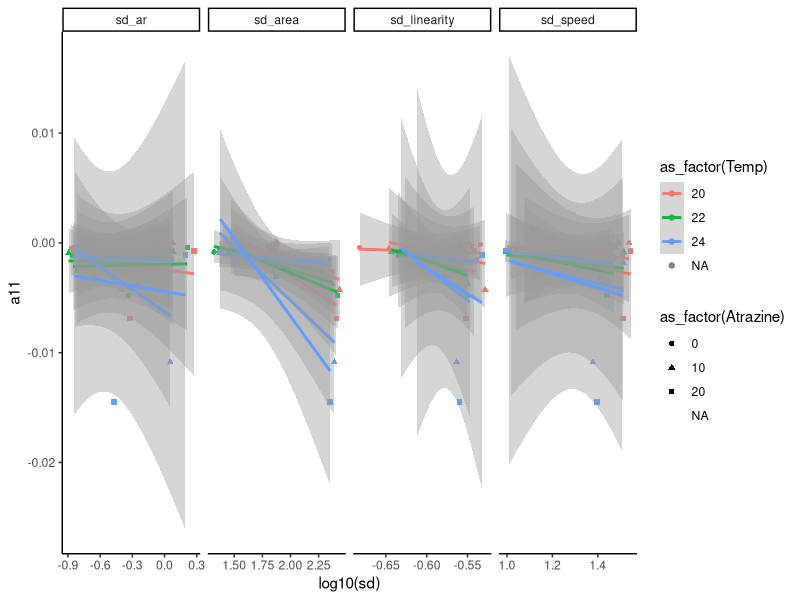

This chart was generated by the following R code: (Note: this script raises an error after producing the figure.)
library(tidyverse)
library(lubridate)
# CILIATES ------
data_cilia <- read.csv("ciliates/DIVERCE_TdB_Ciliates_Traits.csv") %>%
  group_by(ID_spec, Temp, Atrazine) %>%
  summarise_all(mean, na.rm=T) %>%
  select(contains(c("mean_", "sd_", "ID", "Temp", "Atrazine", "r1", "a11"))) %>%
  pivot_longer(contains(c("sd_")), names_to = "trait", values_to= "sd") %>%
  filter(!grepl('Spiro', ID_spec))

ggplot(data_cilia) + 
  theme_classic() + 
  aes(x=log10(sd), y=a11, 
      col=as_factor(Temp), pch=as_factor(Atrazine)) + 
  geom_point() + 
  facet_grid(cols = vars(trait), scales="free") + #, rows = vars(ID_spec)
  geom_smooth(method="lm")

# CYANO ------
data_cyano <- read.csv("cyanobacteria/mono_data.csv") %>%
  separate(date.time, sep=" ", into = c("date", "time")) %>%
  mutate(day = yday(date), .after = date) %>%
  select(-c(date, time)) %>%
  group_by(strain, treat) %>%
  mutate(day = day - min(day)) %>%
  mutate(day.0 = lag(day, 1), .after = day) %>%
  mutate(population.mean.0 = lag(population.mean, 1), 
         .after = population.mean) %>%
  mutate(pcgr = log(population.mean/population.mean.0)/(day-day.0),
         .after = population.mean.0)

#kick out: 
#all pcgr that are too negative (crashing o/t culture) and 
#all data points where log10(population.mean) is consistently low (<3.5) because of lags
data_cyano <- data_cyano %>%
  filter(pcgr>-0.1) %>%
  mutate(lag.phase = ((log10(population.mean.0)<3.5)&(log10(population.mean)<3.5))) %>%
  filter(lag.phase == FALSE)

ggplot(data_cyano) +
  theme_classic() + 
  aes(x=day, y=log10(population.mean), 
      col=as_factor(treat), pch=as_factor(treat)) + 
  geom_point() + 
  facet_grid(cols = vars(strain), scales="free") #, rows = vars(ID_spec)

ggplot(data_cyano) +
  theme_classic() + 
  aes(x=population.mean.0, y=pcgr, 
      col=as_factor(treat), pch=as_factor(treat)) + 
  geom_point() + 
  facet_grid(cols = vars(strain), scales="free") #, rows = vars(ID_spec)

#Now compute the alpha's
data_cyano <- data_cyano %>%
  group_by(strain, treat) %>%
  mutate(alpha = cov(population.mean.0, pcgr) / var(population.mean.0)) %>% #alphas
  group_by(strain, treat) %>%
  summarise_all(mean, na.rm=T) %>%
  select(contains(c("strain", "treat", "alpha", ".sd"))) %>%
  select(-contains("population")) %>%
  pivot_longer(contains(c(".sd")), names_to = "trait", values_to= "sd")

ggplot(data_cyano %>% filter(treat %in% c("C", "T"))) + 
  theme_classic() + 
  aes(x=log10(sd), y=alpha, 
      col=as_factor(treat)) + 
  geom_point() + 
  facet_grid(cols = vars(trait), scales="free") + 
  geom_smooth(method="lm") #, rows = vars(ID_spec)
